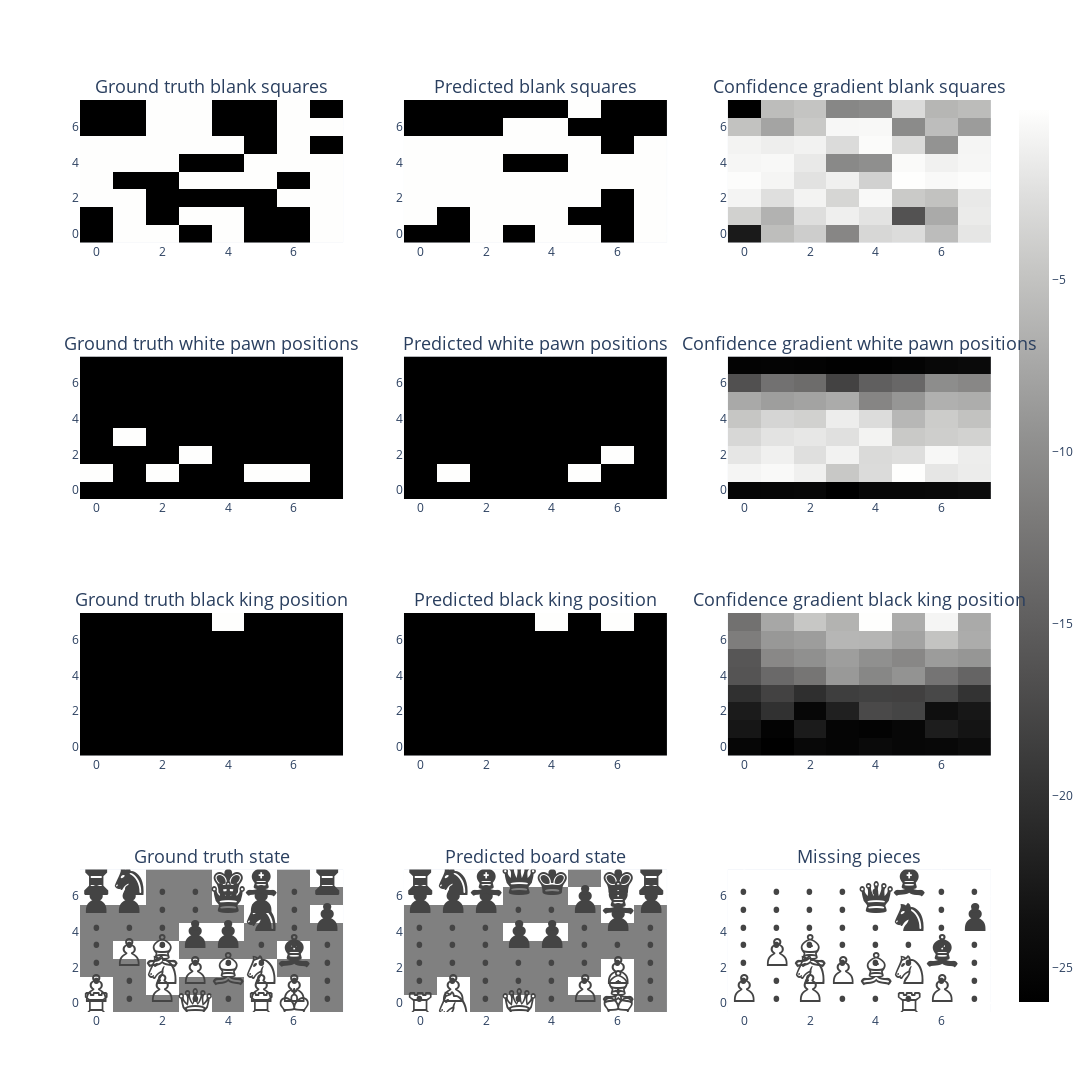

Notebook code for this chart:
### Code cell
from plotly.subplots import make_subplots

fig_rows = 4
fig_cols = 3
fig = make_subplots(rows=fig_rows, cols=fig_cols, subplot_titles=[
    "Ground truth blank squares", "Predicted blank squares", "Confidence gradient blank squares",
    "Ground truth white pawn positions", "Predicted white pawn positions", "Confidence gradient white pawn positions",
    "Ground truth black king position", "Predicted black king position", "Confidence gradient black king position",
    "Ground truth state", "Predicted board state", "Missing pieces"
])


# Specify the size of each plot
plot_size = 400  # You can adjust this size

fig.add_trace(plot_board_state(move_of_interest_state_one_hot_RRC[:, :, BLANK_INDEX]), row=1, col=1)
#fig.add_trace(plot_board_state(move_of_interest_probe_out[:, :, BLANK_INDEX], clip_size=1), row=1, col=2)
fig.add_trace(plot_board_state(get_predictied(probe_prediction_squares_RR,BLANK_INDEX - 6)), row=1, col=2)
fig.add_trace(plot_board_state(move_of_interest_probe_out[:, :, BLANK_INDEX]), row=1, col=3)

fig.add_trace(plot_board_state(move_of_interest_state_one_hot_RRC[:, :, white_pawn_index]), row=2, col=1)
#fig.add_trace(plot_board_state(move_of_interest_probe_out[:, :, white_pawn_index], clip_size=1), row=2, col=2)
fig.add_trace(plot_board_state(get_predictied(probe_prediction_squares_RR,white_pawn_index -6)), row=2, col=2)
fig.add_trace(plot_board_state(move_of_interest_probe_out[:, :, white_pawn_index], show_scale=True), row=2, col=3)

fig.add_trace(plot_board_state(move_of_interest_state_one_hot_RRC[:, :, black_king_index]), row=3, col=1)
#fig.add_trace(plot_board_state(move_of_interest_probe_out[:, :, black_king_index], clip_size=1), row=3, col=2)
fig.add_trace(plot_board_state(get_predictied(probe_prediction_squares_RR, black_king_index - 6)), row=3, col=2)
fig.add_trace(plot_board_state(move_of_interest_probe_out[:, :, black_king_index]), row=3, col=3)

fig.add_trace(plot_board_state_with_text(move_of_interest_state_RR), row=4, col=1)
fig.add_trace(plot_board_state_with_text(state_stacks_probe_outputs_MBLRR[0][0][move_of_interest]), row=4, col=2)
missing_pieces_positions_RR = (move_of_interest_state_RR != state_stacks_probe_outputs_MBLRR[0][0][move_of_interest]).int()
missing_pieces_RR = (missing_pieces_positions_RR * move_of_interest_state_RR)
fig.add_trace(plot_board_state_with_text(missing_pieces_RR), row=4, col=3)

# Adjust the overall size of the figure
fig.update_layout(height=fig_rows * plot_size * 1.3, width=fig_cols * plot_size)
fig.update_annotations(dict(font=dict(size=18))) 



# Show the figure
fig.show()

### Figure 1 — Plotly figure (JSON) as saved in the notebook; plotly's stock layout.template omitted (floating-point values rounded to 4 significant figures)
{"data": [{"colorscale": [[0, "rgb(0, 0, 0)"], [0.09091, "rgb(16, 16, 16)"], [0.1818, "rgb(38, 38, 38)"], [0.2727, "rgb(59, 59, 59)"], [0.3636, "rgb(81, 80, 80)"], [0.4545, "rgb(102, 101, 101)"], [0.5455, "rgb(124, 123, 122)"], [0.6364, "rgb(146, 146, 145)"], [0.7273, "rgb(171, 171, 170)"], [0.8182, "rgb(197, 197, 195)"], [0.9091, "rgb(224, 224, 223)"], [1, "rgb(254, 254, 253)"]], "showscale": false, "type": "heatmap", "xaxis": "x", "yaxis": "y", "z": [[0, 1, 1, 0, 1, 0, 0, 1], [0, 1, 0, 1, 1, 0, 0, 1], [1, 1, 0, 0, 0, 0, 1, 1], [1, 0, 0, 1, 1, 1, 0, 1], [1, 1, 1, 0, 0, 1, 1, 1], [1, 1, 1, 1, 1, 0, 1, 0], [0, 0, 1, 1, 0, 0, 1, 1], [0, 0, 1, 1, 0, 0, 1, 0]]}, {"colorscale": [[0, "rgb(0, 0, 0)"], [0.09091, "rgb(16, 16, 16)"], [0.1818, "rgb(38, 38, 38)"], [0.2727, "rgb(59, 59, 59)"], [0.3636, "rgb(81, 80, 80)"], [0.4545, "rgb(102, 101, 101)"], [0.5455, "rgb(124, 123, 122)"], [0.6364, "rgb(146, 146, 145)"], [0.7273, "rgb(171, 171, 170)"], [0.8182, "rgb(197, 197, 195)"], [0.9091, "rgb(224, 224, 223)"], [1, "rgb(254, 254, 253)"]], "showscale": false, "type": "heatmap", "xaxis": "x2", "yaxis": "y2", "z": [[0, 0, 1, 0, 1, 1, 0, 1], [1, 0, 1, 1, 1, 0, 0, 1], [1, 1, 1, 1, 1, 1, 0, 1], [1, 1, 1, 1, 1, 1, 1, 1], [1, 1, 1, 0, 0, 1, 1, 1], [1, 1, 1, 1, 1, 1, 0, 1], [0, 0, 0, 1, 1, 0, 0, 0], [0, 0, 0, 0, 0, 1, 0, 0]]}, {"colorscale": [[0, "rgb(0, 0, 0)"], [0.09091, "rgb(16, 16, 16)"], [0.1818, "rgb(38, 38, 38)"], [0.2727, "rgb(59, 59, 59)"], [0.3636, "rgb(81, 80, 80)"], [0.4545, "rgb(102, 101, 101)"], [0.5455, "rgb(124, 123, 122)"], [0.6364, "rgb(146, 146, 145)"], [0.7273, "rgb(171, 171, 170)"], [0.8182, "rgb(197, 197, 195)"], [0.9091, "rgb(224, 224, 223)"], [1, "rgb(254, 254, 253)"]], "showscale": false, "type": "heatmap", "xaxis": "x3", "yaxis": "y3", "z": [[-3.89, -0.9384, -0.7039, -1.846, -0.5538, -0.4883, -0.9638, -0.3455], [-0.6562, -1.12, -0.4518, -0.2245, -0.3922, -2.814, -1.256, -0.2761], [-0.1603, -0.4341, -0.1748, -0.5792, -0.08908, -0.7533, -0.8766, -0.3081], [-0.05036, -0.1366, -0.3998, -0.2061, -0.6488, -0.02117, -0.08452, -0.05289], [-0.124, -0.09885, -0.3056, -1.807, -1.692, -0.07449, -0.1938, -0.1227], [-0.1738, -0.2417, -0.1843, -0.4963, -0.0612, -0.5128, -1.626, -0.1411], [-0.8797, -1.347, -0.7739, -0.1116, -0.1088, -1.77, -0.9499, -1.482], [-4.476, -0.953, -0.8396, -1.836, -1.764, -0.5019, -1.07, -0.9723]]}, {"colorscale": [[0, "rgb(0, 0, 0)"], [0.09091, "rgb(16, 16, 16)"], [0.1818, "rgb(38, 38, 38)"], [0.2727, "rgb(59, 59, 59)"], [0.3636, "rgb(81, 80, 80)"], [0.4545, "rgb(102, 101, 101)"], [0.5455, "rgb(124, 123, 122)"], [0.6364, "rgb(146, 146, 145)"], [0.7273, "rgb(171, 171, 170)"], [0.8182, "rgb(197, 197, 195)"], [0.9091, "rgb(224, 224, 223)"], [1, "rgb(254, 254, 253)"]], "showscale": false, "type": "heatmap", "xaxis": "x4", "yaxis": "y4", "z": [[0, 0, 0, 0, 0, 0, 0, 0], [1, 0, 1, 0, 0, 1, 1, 0], [0, 0, 0, 1, 0, 0, 0, 0], [0, 1, 0, 0, 0, 0, 0, 0], [0, 0, 0, 0, 0, 0, 0, 0], [0, 0, 0, 0, 0, 0, 0, 0], [0, 0, 0, 0, 0, 0, 0, 0], [0, 0, 0, 0, 0, 0, 0, 0]]}, {"colorscale": [[0, "rgb(0, 0, 0)"], [0.09091, "rgb(16, 16, 16)"], [0.1818, "rgb(38, 38, 38)"], [0.2727, "rgb(59, 59, 59)"], [0.3636, "rgb(81, 80, 80)"], [0.4545, "rgb(102, 101, 101)"], [0.5455, "rgb(124, 123, 122)"], [0.6364, "rgb(146, 146, 145)"], [0.7273, "rgb(171, 171, 170)"], [0.8182, "rgb(197, 197, 195)"], [0.9091, "rgb(224, 224, 223)"], [1, "rgb(254, 254, 253)"]], "showscale": false, "type": "heatmap", "xaxis": "x5", "yaxis": "y5", "z": [[0, 0, 0, 0, 0, 0, 0, 0], [0, 1, 0, 0, 0, 1, 0, 0], [0, 0, 0, 0, 0, 0, 1, 0], [0, 0, 0, 0, 0, 0, 0, 0], [0, 0, 0, 0, 0, 0, 0, 0], [0, 0, 0, 0, 0, 0, 0, 0], [0, 0, 0, 0, 0, 0, 0, 0], [0, 0, 0, 0, 0, 0, 0, 0]]}, {"colorscale": [[0, "rgb(0, 0, 0)"], [0.09091, "rgb(16, 16, 16)"], [0.1818, "rgb(38, 38, 38)"], [0.2727, "rgb(59, 59, 59)"], [0.3636, "rgb(81, 80, 80)"], [0.4545, "rgb(102, 101, 101)"], [0.5455, "rgb(124, 123, 122)"], [0.6364, "rgb(146, 146, 145)"], [0.7273, "rgb(171, 171, 170)"], [0.8182, "rgb(197, 197, 195)"], [0.9091, "rgb(224, 224, 223)"], [1, "rgb(254, 254, 253)"]], "showscale": true, "type": "heatmap", "xaxis": "x6", "yaxis": "y6", "z": [[-25.24, -25.12, -24.97, -25.99, -24.85, -24.82, -24.68, -24.36], [-0.7508, -0.4909, -1.183, -4.496, -2.843, -0.06308, -1.952, -1.47], [-1.986, -1.202, -2.499, -1.023, -2.962, -2.63, -0.6222, -1.391], [-3.2, -2.199, -1.907, -2.404, -0.9282, -4.444, -4.024, -3.684], [-4.691, -3.373, -3.758, -1.364, -2.733, -6.044, -4.169, -5.077], [-7.276, -8.33, -7.905, -7.152, -10.78, -9.084, -6.674, -6.981], [-16.58, -12.87, -13.49, -18.08, -14.92, -13.95, -9.991, -10.6], [-25.53, -25.46, -25.62, -25.81, -25.87, -25.34, -24.76, -24.45]]}, {"colorscale": [[0, "rgb(0, 0, 0)"], [0.09091, "rgb(16, 16, 16)"], [0.1818, "rgb(38, 38, 38)"], [0.2727, "rgb(59, 59, 59)"], [0.3636, "rgb(81, 80, 80)"], [0.4545, "rgb(102, 101, 101)"], [0.5455, "rgb(124, 123, 122)"], [0.6364, "rgb(146, 146, 145)"], [0.7273, "rgb(171, 171, 170)"], [0.8182, "rgb(197, 197, 195)"], [0.9091, "rgb(224, 224, 223)"], [1, "rgb(254, 254, 253)"]], "showscale": false, "type": "heatmap", "xaxis": "x7", "yaxis": "y7", "z": [[0, 0, 0, 0, 0, 0, 0, 0], [0, 0, 0, 0, 0, 0, 0, 0], [0, 0, 0, 0, 0, 0, 0, 0], [0, 0, 0, 0, 0, 0, 0, 0], [0, 0, 0, 0, 0, 0, 0, 0], [0, 0, 0, 0, 0, 0, 0, 0], [0, 0, 0, 0, 0, 0, 0, 0], [0, 0, 0, 0, 1, 0, 0, 0]]}, {"colorscale": [[0, "rgb(0, 0, 0)"], [0.09091, "rgb(16, 16, 16)"], [0.1818, "rgb(38, 38, 38)"], [0.2727, "rgb(59, 59, 59)"], [0.3636, "rgb(81, 80, 80)"], [0.4545, "rgb(102, 101, 101)"], [0.5455, "rgb(124, 123, 122)"], [0.6364, "rgb(146, 146, 145)"], [0.7273, "rgb(171, 171, 170)"], [0.8182, "rgb(197, 197, 195)"], [0.9091, "rgb(224, 224, 223)"], [1, "rgb(254, 254, 253)"]], "showscale": false, "type": "heatmap", "xaxis": "x8", "yaxis": "y8", "z": [[0, 0, 0, 0, 0, 0, 0, 0], [0, 0, 0, 0, 0, 0, 0, 0], [0, 0, 0, 0, 0, 0, 0, 0], [0, 0, 0, 0, 0, 0, 0, 0], [0, 0, 0, 0, 0, 0, 0, 0], [0, 0, 0, 0, 0, 0, 0, 0], [0, 0, 0, 0, 0, 0, 0, 0], [0, 0, 0, 0, 1, 0, 1, 0]]}, {"colorscale": [[0, "rgb(0, 0, 0)"], [0.09091, "rgb(16, 16, 16)"], [0.1818, "rgb(38, 38, 38)"], [0.2727, "rgb(59, 59, 59)"], [0.3636, "rgb(81, 80, 80)"], [0.4545, "rgb(102, 101, 101)"], [0.5455, "rgb(124, 123, 122)"], [0.6364, "rgb(146, 146, 145)"], [0.7273, "rgb(171, 171, 170)"], [0.8182, "rgb(197, 197, 195)"], [0.9091, "rgb(224, 224, 223)"], [1, "rgb(254, 254, 253)"]], "showscale": false, "type": "heatmap", "xaxis": "x9", "yaxis": "y9", "z": [[-25.16, -26.12, -24.99, -25.41, -24.72, -25.15, -24.88, -24.36], [-23.13, -25.66, -22.58, -25.35, -25.74, -25.07, -22.39, -23.33], [-22.6, -20.13, -25.06, -22.06, -17.44, -17.97, -23.87, -22.98], [-20.24, -18.24, -20.43, -18.68, -18.38, -18.46, -17.64, -19.96], [-16.27, -13.9, -12.61, -8.942, -10.79, -9.533, -12.69, -14.42], [-15.98, -10.62, -9.825, -8.47, -9.86, -10.73, -8.707, -9.256], [-11.79, -9.08, -8.597, -6.252, -6.361, -8.064, -5.121, -7.162], [-13.05, -7.611, -4.744, -6.561, -0.1976, -7.132, -0.9269, -7.406]]}, {"colorscale": [[0, "white"], [0.49, "white"], [0.5, "grey"], [0.51, "white"], [1, "white"]], "showscale": false, "text": [["♖", ".", ".", "♕", ".", "♖", "♔", "."], ["♙", ".", "♙", ".", ".", "♙", "♙", "."], [".", ".", "♘", "♙", "♗", "♘", ".", "."], [".", "♙", "♗", ".", ".", ".", "♝", "."], [".", ".", ".", "♟", "♟", ".", ".", "."], [".", ".", ".", ".", ".", "♞", ".", "♟"], ["♟", "♟", ".", ".", "♛", "♟", ".", "."], ["♜", "♞", ".", ".", "♚", "♝", ".", "♜"]], "textfont": {"size": 48}, "texttemplate": "%{text}", "type": "heatmap", "xaxis": "x10", "yaxis": "y10", "z": [[4, 0, 0, 5, 0, 4, 6, 0], [1, 0, 1, 0, 0, 1, 1, 0], [0, 0, 2, 1, 3, 2, 0, 0], [0, 1, 3, 0, 0, 0, -3, 0], [0, 0, 0, -1, -1, 0, 0, 0], [0, 0, 0, 0, 0, -2, 0, -1], [-1, -1, 0, 0, -5, -1, 0, 0], [-4, -2, 0, 0, -6, -3, 0, -4]]}, {"colorscale": [[0, "white"], [0.49, "white"], [0.5, "grey"], [0.51, "white"], [1, "white"]], "showscale": false, "text": [["♖", "♘", ".", "♕", ".", ".", "♔", "."], [".", "♙", ".", ".", ".", "♙", "♗", "."], [".", ".", ".", ".", ".", ".", "♙", "."], [".", ".", ".", ".", ".", ".", ".", "."], [".", ".", ".", "♟", "♟", ".", ".", "."], [".", ".", ".", ".", ".", ".", "♟", "."], ["♟", "♟", "♟", ".", ".", "♟", "♝", "♟"], ["♜", "♞", "♝", "♛", "♚", ".", "♚", "♜"]], "textfont": {"size": 48}, "texttemplate": "%{text}", "type": "heatmap", "xaxis": "x11", "yaxis": "y11", "z": [[4, 2, 0, 5, 0, 0, 6, 0], [0, 1, 0, 0, 0, 1, 3, 0], [0, 0, 0, 0, 0, 0, 1, 0], [0, 0, 0, 0, 0, 0, 0, 0], [0, 0, 0, -1, -1, 0, 0, 0], [0, 0, 0, 0, 0, 0, -1, 0], [-1, -1, -1, 0, 0, -1, -3, -1], [-4, -2, -3, -5, -6, 0, -6, -4]]}, {"colorscale": [[0, "white"], [0.49, "white"], [0.5, "grey"], [0.51, "white"], [1, "white"]], "showscale": false, "text": [[".", ".", ".", ".", ".", "♖", ".", "."], ["♙", ".", "♙", ".", ".", ".", "♙", "."], [".", ".", "♘", "♙", "♗", "♘", ".", "."], [".", "♙", "♗", ".", ".", ".", "♝", "."], [".", ".", ".", ".", ".", ".", ".", "."], [".", ".", ".", ".", ".", "♞", ".", "♟"], [".", ".", ".", ".", "♛", ".", ".", "."], [".", ".", ".", ".", ".", "♝", ".", "."]], "textfont": {"size": 48}, "texttemplate": "%{text}", "type": "heatmap", "xaxis": "x12", "yaxis": "y12", "z": [[0, 0, 0, 0, 0, 4, 0, 0], [1, 0, 1, 0, 0, 0, 1, 0], [0, 0, 2, 1, 3, 2, 0, 0], [0, 1, 3, 0, 0, 0, -3, 0], [0, 0, 0, 0, 0, 0, 0, 0], [0, 0, 0, 0, 0, -2, 0, -1], [0, 0, 0, 0, -5, 0, 0, 0], [0, 0, 0, 0, 0, -3, 0, 0]]}], "layout": {"annotations": [{"font": {"size": 18}, "showarrow": false, "text": "Ground truth blank squares", "x": 0.1444, "xanchor": "center", "xref": "paper", "y": 1, "yanchor": "bottom", "yref": "paper"}, {"font": {"size": 18}, "showarrow": false, "text": "Predicted blank squares", "x": 0.5, "xanchor": "center", "xref": "paper", "y": 1, "yanchor": "bottom", "yref": "paper"}, {"font": {"size": 18}, "showarrow": false, "text": "Confidence gradient blank squares", "x": 0.8556, "xanchor": "center", "xref": "paper", "y": 1, "yanchor": "bottom", "yref": "paper"}, {"font": {"size": 18}, "showarrow": false, "text": "Ground truth white pawn positions", "x": 0.1444, "xanchor": "center", "xref": "paper", "y": 0.7188, "yanchor": "bottom", "yref": "paper"}, {"font": {"size": 18}, "showarrow": false, "text": "Predicted white pawn positions", "x": 0.5, "xanchor": "center", "xref": "paper", "y": 0.7188, "yanchor": "bottom", "yref": "paper"}, {"font": {"size": 18}, "showarrow": false, "text": "Confidence gradient white pawn positions", "x": 0.8556, "xanchor": "center", "xref": "paper", "y": 0.7188, "yanchor": "bottom", "yref": "paper"}, {"font": {"size": 18}, "showarrow": false, "text": "Ground truth black king position", "x": 0.1444, "xanchor": "center", "xref": "paper", "y": 0.4375, "yanchor": "bottom", "yref": "paper"}, {"font": {"size": 18}, "showarrow": false, "text": "Predicted black king position", "x": 0.5, "xanchor": "center", "xref": "paper", "y": 0.4375, "yanchor": "bottom", "yref": "paper"}, {"font": {"size": 18}, "showarrow": false, "text": "Confidence gradient black king position", "x": 0.8556, "xanchor": "center", "xref": "paper", "y": 0.4375, "yanchor": "bottom", "yref": "paper"}, {"font": {"size": 18}, "showarrow": false, "text": "Ground truth state", "x": 0.1444, "xanchor": "center", "xref": "paper", "y": 0.1562, "yanchor": "bottom", "yref": "paper"}, {"font": {"size": 18}, "showarrow": false, "text": "Predicted board state", "x": 0.5, "xanchor": "center", "xref": "paper", "y": 0.1562, "yanchor": "bottom", "yref": "paper"}, {"font": {"size": 18}, "showarrow": false, "text": "Missing pieces", "x": 0.8556, "xanchor": "center", "xref": "paper", "y": 0.1562, "yanchor": "bottom", "yref": "paper"}], "height": 2080, "width": 1200, "xaxis": {"anchor": "y", "domain": [0, 0.2889]}, "xaxis10": {"anchor": "y10", "domain": [0, 0.2889]}, "xaxis11": {"anchor": "y11", "domain": [0.3556, 0.6444]}, "xaxis12": {"anchor": "y12", "domain": [0.7111, 1]}, "xaxis2": {"anchor": "y2", "domain": [0.3556, 0.6444]}, "xaxis3": {"anchor": "y3", "domain": [0.7111, 1]}, "xaxis4": {"anchor": "y4", "domain": [0, 0.2889]}, "xaxis5": {"anchor": "y5", "domain": [0.3556, 0.6444]}, "xaxis6": {"anchor": "y6", "domain": [0.7111, 1]}, "xaxis7": {"anchor": "y7", "domain": [0, 0.2889]}, "xaxis8": {"anchor": "y8", "domain": [0.3556, 0.6444]}, "xaxis9": {"anchor": "y9", "domain": [0.7111, 1]}, "yaxis": {"anchor": "x", "domain": [0.8438, 1]}, "yaxis10": {"anchor": "x10", "domain": [0, 0.1562]}, "yaxis11": {"anchor": "x11", "domain": [0, 0.1562]}, "yaxis12": {"anchor": "x12", "domain": [0, 0.1562]}, "yaxis2": {"anchor": "x2", "domain": [0.8438, 1]}, "yaxis3": {"anchor": "x3", "domain": [0.8438, 1]}, "yaxis4": {"anchor": "x4", "domain": [0.5625, 0.7188]}, "yaxis5": {"anchor": "x5", "domain": [0.5625, 0.7188]}, "yaxis6": {"anchor": "x6", "domain": [0.5625, 0.7188]}, "yaxis7": {"anchor": "x7", "domain": [0.2812, 0.4375]}, "yaxis8": {"anchor": "x8", "domain": [0.2812, 0.4375]}, "yaxis9": {"anchor": "x9", "domain": [0.2812, 0.4375]}}}
